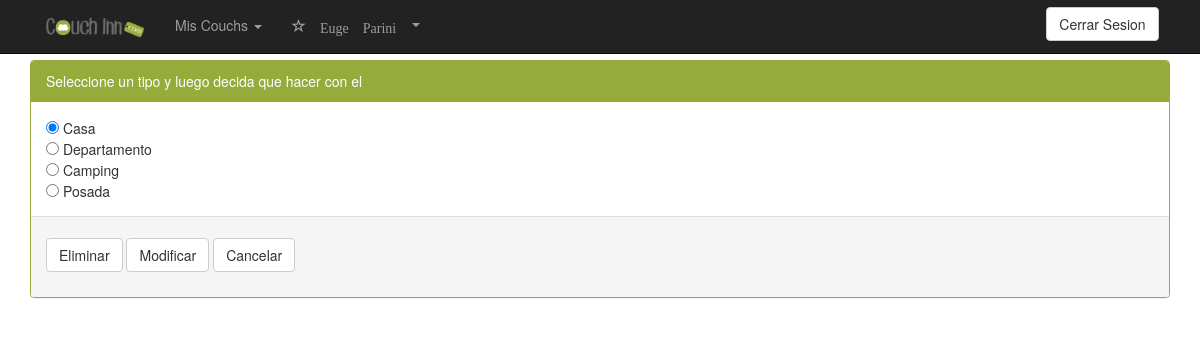
The app's page /listado_tipos_hospedajes.php (signed in) with its own data.
### tables this page shows
CREATE TABLE `tipo` (
  `id_tipo` int(100) NOT NULL,
  `nombre_tipo` varchar(30) NOT NULL,
  `eliminado` tinyint(1) DEFAULT '0'
);

### listado_tipos_hospedajes.php (the view, shortened to what this page needs)
<?php session_start();
if( isset($_SESSION['sesion_usuario']) ){
	if( isset($_SESSION['admin'])) {
		?>
		<!DOCTYPE html>
		<html>
		<head>
			<link href="bootstrap/css/bootstrap.min.css" rel="stylesheet">
			<link href="default.css" rel="stylesheet"><link rel="icon" href="img/logo.png">
		</head>
		<body>
		<?php include("navbar.php"); ?>
		<div class="container">
			<div class="panel panel-primary">
			<div class="panel-heading">
				Seleccione un tipo y luego decida que hacer con el
			</div>
				<div class="panel-body">
			<form name ="form1" method ="post" action ="radioButton.php">
			<?php
			include_once("conectarBD.php");
				$query = "SELECT nombre_tipo FROM tipo WHERE eliminado=0";
				$result = mysqli_query($conexion, $query);
				$temp = 1;
				while ($row = mysqli_fetch_array($result)) {
					$nombre = $row["nombre_tipo"];
					if ($temp == 1){?>
             			<input type='radio' checked name='nomTipoAModificar' value= <?php echo($nombre);?>> <?php echo($nombre); ?> <br>
             			<?php $temp = 0; ?>
             		<?php	} else {?>
             			<input type='radio'  name='nomTipoAModificar' value= <?php echo($nombre);?>> <?php echo($nombre); ?> <br>
             		<?php	} ?>
				<?php	} ?>
			</div>
			<div class="panel-footer">
			<div class="form-group " id="buttons-tipo-couch">
                <button type="submit" name = "Eliminar" class="btn btn-default">Eliminar</button>
                <button type="submit" name = "Modificar" class="btn btn-default">Modificar</button>
                <a class="btn btn-default" href="index.php">Cancelar</a>
            </div>
			</div>
			</div>
		</div>
		</body>
		</html>
		<?php
	}else{
		header("Location: index.php?msg=solo los administradores pueden acceder a esta página&&class=alert-danger");
	}
	} else {
		header("Location: index.php?msg=debe estar logueado para ver esta pagina&&class=alert-warning");
}?>

### default.css (style rules this page uses)
#buttons-tipo-couch { margin-top: 1%; }

### records on screen
tipo: nombre_tipo "Casa"
tipo: nombre_tipo "Departamento"
tipo: nombre_tipo "Camping"
tipo: nombre_tipo "Posada"

### other values on screen
$_SESSION["nombre_completo"] "Euge Parini"
